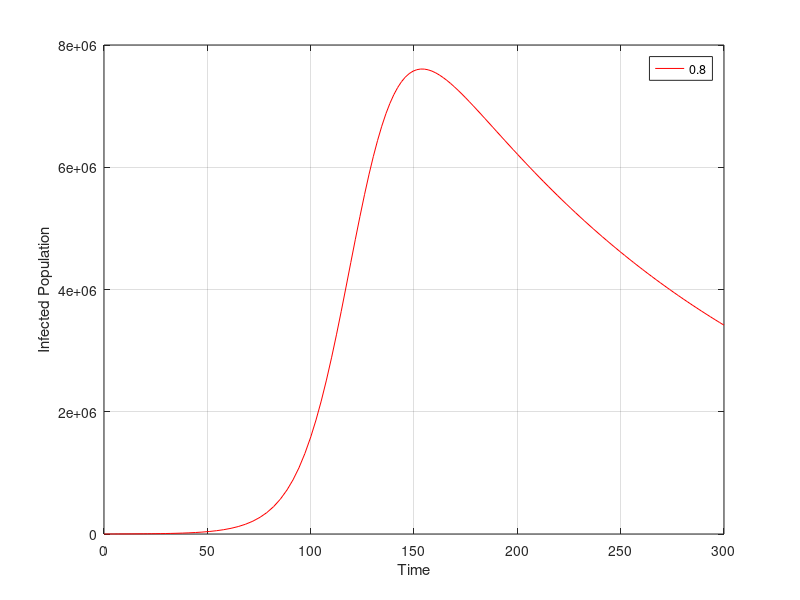

Write the MATLAB code that produced this figure.
a = 0.006; % Recovery rate
e = 0.1;   % Transition rate 
b = 0.75;  % Transmission rate
N = 10000000; 

E0 = 2000; 
I0 = 10;   
R0 = 0;    
S0 = N - E0 - I0; 

tspan = [0 300];       
x0 = [S0, E0, I0, R0]; 


seir_eqn = @(t, x, u) [
    -b * (1-u) * x(1) * x(3) / N;      
    b * (1-u) * x(1) * x(3) / N - e * x(2); 
    e * x(2) - a * x(3);              
    a * x(3)                           
];

[t, solution] = ode45(@(t, x, u) seir_eqn(t, x, 0.8), tspan, x0);
plot(t, solution(:, 3), 'r-');
hold on;
xlabel('Time');
ylabel('Infected Population');
legend('0.8', '0.6', '0.5', '0.4', '0.2')
grid on;
hold off;
